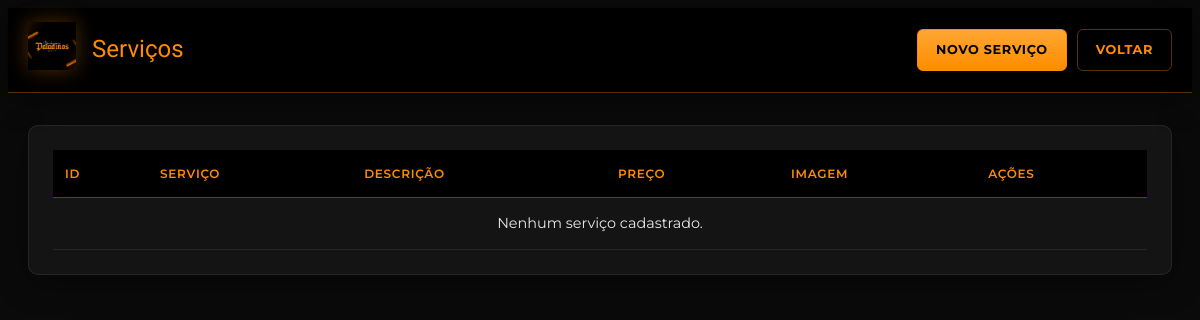
The page /admin/servicos/listar-servico.php on the database as committed earlier.
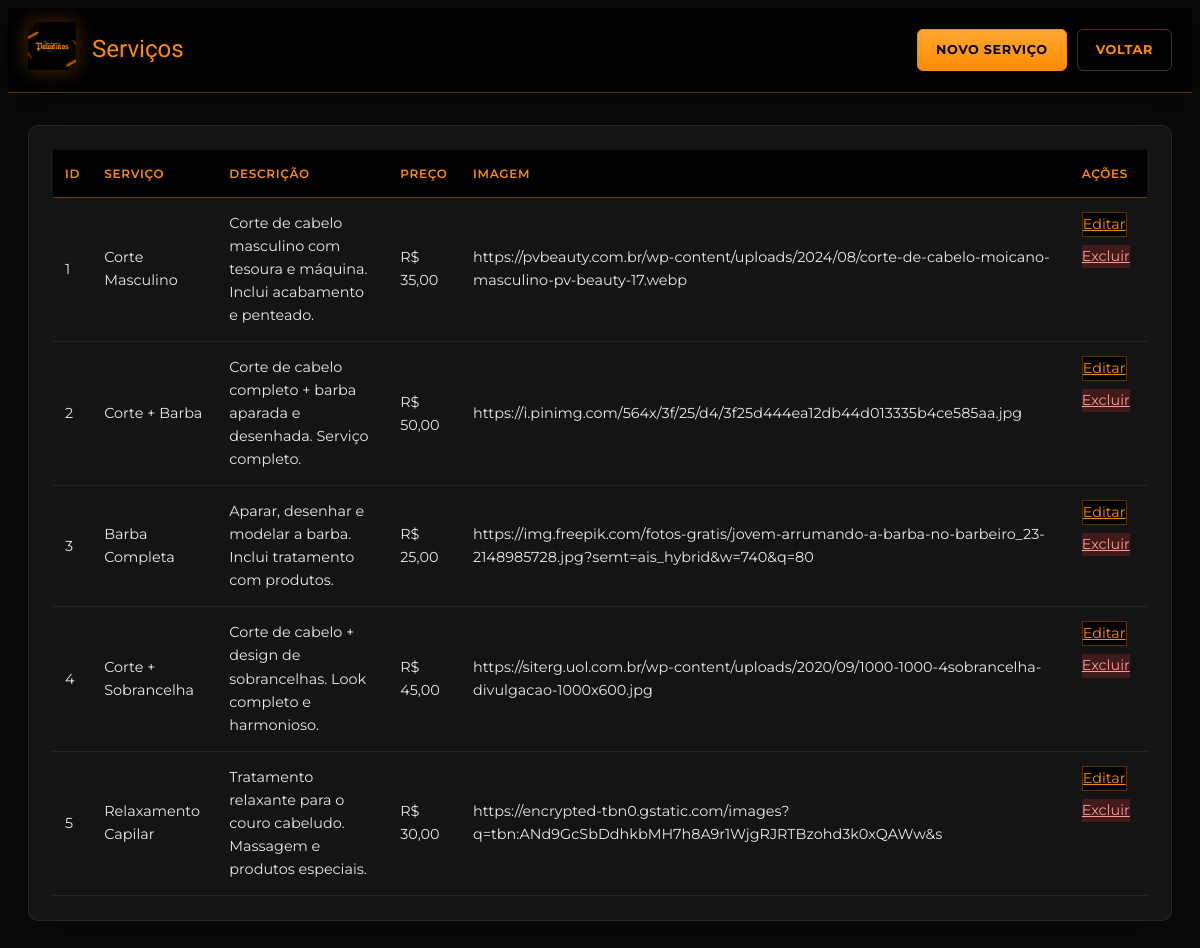
The same page on the database as committed later.
### tables this page shows
CREATE TABLE `servicos` (
  `id` int(11) NOT NULL,
  `servico` varchar(100) NOT NULL,
  `descricao` text NOT NULL,
  `preco` decimal(10,2) NOT NULL,
  `imagem` text DEFAULT NULL
);

### includes/site.php (called while the page is built, shortened)
<?php
    function urlBase(): string
    {
        $base = rtrim(str_replace('\\', '/', dirname($_SERVER['SCRIPT_NAME'] ?? '')), '/');
        return $base === '' ? '' : $base;
    }
    function urlAsset(string $path): string
    {
        return urlBase() . '/' . ltrim($path, '/');
    }

### admin/servicos/listar-servico.php (the view)
<?php
    require_once(__DIR__ . "/../conectaMYSQL.php");
?>
<!DOCTYPE html>
<html lang="pt-BR">
<head>
<?php
require_once dirname(__DIR__, 2) . '/includes/admin/bootstrap.php';
adminHead('Serviços');
?>
</head>
<body class="admin-body">
<?php
adminTopBar('Serviços', array (
  0 =>
  array (
    'url' => '?query=admin/servicos/cadastro-servico',
    'label' => 'Novo serviço',
    'class' => 'admin-btn-primary',
  ),
  1 =>
  array (
    'url' => '?query=admin/servicos/painel-admin-servicos',
    'label' => 'Voltar',
    'class' => 'admin-btn-secondary',
  ),
));
adminPageOpen();
?>
    <div class="table-container">
        <table>
            <thead>
                <tr>
                    <th>ID</th>
                    <th>Serviço</th>
                    <th>Descrição</th>
                    <th>Preço</th>
                    <th>Imagem</th>
                    <th>Ações</th>
                </tr>
            </thead>
            <tbody>
        <?php
            $sql = "SELECT * FROM servicos";
            $resultado = mysqli_query($connect, $sql);
            if(mysqli_num_rows($resultado) > 0) {
                while($dados = mysqli_fetch_array($resultado)) {
                    echo "<tr>";
                    echo "<td>" . $dados['id'] . "</td>";
                    echo "<td>" . htmlspecialchars($dados['servico']) . "</td>";
                    echo "<td>" . htmlspecialchars($dados['descricao']) . "</td>";
                    echo "<td class='price-cell'>R$ " . number_format($dados['preco'], 2, ',', '.') . "</td>";
                    echo "<td class='image-cell'>" . htmlspecialchars($dados['imagem']) . "</td>";
                    echo "<td class='actions-cell'>";
                    echo "<a href='?query=admin/servicos/servico-form-editar&id=" . $dados['id'] . "' class='btn-edit'>Editar</a>";
                    echo "<a href='?query=admin/servicos/servico-excluir&id=" . $dados['id'] . "' class='btn-delete'>Excluir</a>";
                    echo "</td>";
                    echo "</tr>";
                }
            } else {
                echo "<tr><td colspan='6' class='empty-message'>Nenhum serviço cadastrado.</td></tr>";
            }
        ?>
            </tbody>
        </table>
    </div>
<?php adminPageClose(); ?>
</body>
</html>

### includes/admin/bootstrap.php (shortened to what this page needs)
<?php
    require_once PROJECT_ROOT . '/includes/site.php';
    function adminHead(string $titulo): void
    {
        ?>
        <link rel="stylesheet" href="<?= htmlspecialchars(urlAsset('assets/css/paladinos-theme.css')) ?>">
        <link rel="stylesheet" href="<?= htmlspecialchars(urlAsset('assets/css/admin-paladinos.css')) ?>">
        <?php
    }
    function adminTopBar(string $titulo, array $acoes = [], ?string $subtitulo = null): void
    {
        ?>
        <header class="admin-topbar">
            <div class="admin-topbar-inner">
                <div class="admin-topbar-brand">
                    <a href="?query=admin/admin" class="admin-logo-link">
                        <img src="<?= htmlspecialchars(urlAsset(LOGO_PALADINOS)) ?>" alt="<?= htmlspecialchars(NOME_BARBEARIA) ?>" class="admin-logo-img">
                    </a>
                    <div class="admin-topbar-titles">
                        <h1 class="admin-topbar-title"><?= htmlspecialchars($titulo) ?></h1>
                    </div>
                </div>
                <?php if (!empty($acoes)): ?>
                    <nav class="admin-topbar-actions">
                        <?php foreach ($acoes as $acao): ?>
                            <a href="<?= htmlspecialchars($acao['url']) ?>" class="admin-btn <?= htmlspecialchars($acao['class'] ?? 'admin-btn-secondary') ?>">
                                <?= htmlspecialchars($acao['label']) ?>
                            </a>
                        <?php endforeach; ?>
                    </nav>
                <?php endif; ?>
            </div>
        </header>
        <?php
    }
    function adminPageOpen(string $largura = 'wide'): void
    {
        $classe = $largura === 'narrow' ? 'admin-main admin-main--narrow' : 'admin-main';
        echo '<main class="' . $classe . '">';
    }
    function adminPageClose(): void
    {
        echo '</main>';
    }
        ?>

Rows that differ between the two databases and show on the page:
added servicos: id "1", servico "Corte Masculino", descricao "Corte de cabelo masculino com tesoura e máquina. Inclui acabamento e penteado.", preco "35,00", imagem "https://pvbeauty.com.br/wp-content/uploads/2024/08/corte-de-cabelo-moicano-masculino-pv-beauty-17.webp"
added servicos: id "2", servico "Corte + Barba", descricao "Corte de cabelo completo + barba aparada e desenhada. Serviço completo.", preco "50,00", imagem "https://i.pinimg.com/564x/3f/25/d4/3f25d444ea12db44d013335b4ce585aa.jpg"
added servicos: id "3", servico "Barba Completa", descricao "Aparar, desenhar e modelar a barba. Inclui tratamento com produtos.", preco "25,00", imagem "https://img.freepik.com/fotos-gratis/jovem-arrumando-a-barba-no-barbeiro_23-2148985728.jpg?semt=ais_hybrid&w=740&q=80"
added servicos: id "4", servico "Corte + Sobrancelha", descricao "Corte de cabelo + design de sobrancelhas. Look completo e harmonioso.", preco "45,00", imagem "https://siterg.uol.com.br/wp-content/uploads/2020/09/1000-1000-4sobrancelha-divulgacao-1000x600.jpg"
added servicos: id "5", servico "Relaxamento Capilar", descricao "Tratamento relaxante para o couro cabeludo. Massagem e produtos especiais.", preco "30,00", imagem "https://encrypted-tbn0.gstatic.com/images?q=tbn:ANd9GcSbDdhkbMH7h8A9r1WjgRJRTBzohd3k0xQAWw&s"
Other text that changed with them:
text no longer shown: "Nenhum serviço cadastrado."
